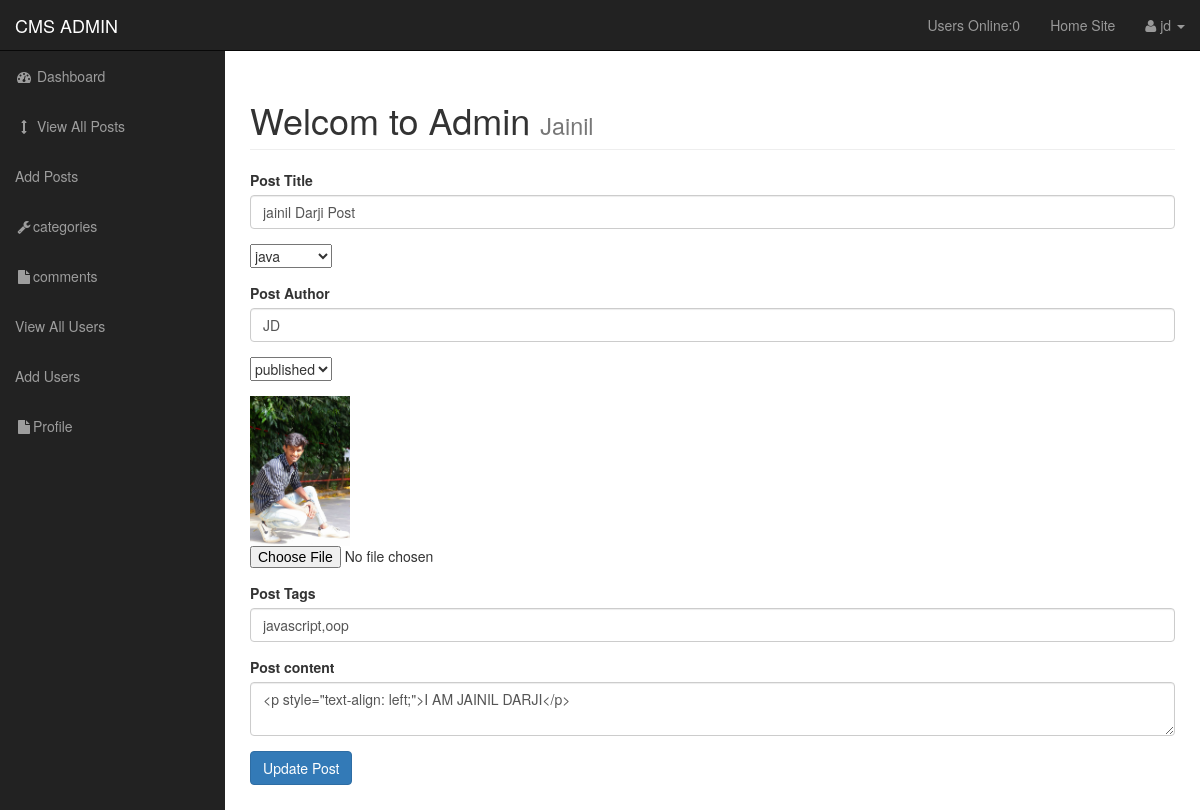
The app's page /admin/posts.php?source=edit_post&p_id=50 (signed in) with its own data.
### tables this page shows
CREATE TABLE `posts` (
  `post_id` int(3) NOT NULL,
  `post_category_id` int(3) NOT NULL,
  `post_title` varchar(255) NOT NULL,
  `post_author` varchar(255) NOT NULL,
  `post_date` date NOT NULL,
  `post_image` text NOT NULL,
  `post_content` text NOT NULL,
  `post_tags` varchar(255) NOT NULL,
  `post_comment_count` varchar(255) NOT NULL,
  `post_status` varchar(255) NOT NULL DEFAULT 'draft',
  `post_views_count` int(11) NOT NULL
);

### admin/includes/edit_post.php (the view, shortened to what this page needs)
<?php
        if(isset($_GET['p_id'])){
         $the_post_id=$_GET['p_id'];
        }
      $query="SELECT * FROM posts WHERE post_id= $the_post_id ";
      $select_posts_by_id= mysqli_query($connection,$query);
    while($row=mysqli_fetch_assoc($select_posts_by_id))
    {     $post_id = $row['post_id'];
          $post_author = $row['post_author'];
          $post_title = $row['post_title'];
          $post_status = $row['post_status'];
          $post_image = $row['post_image'];
          $post_content = $row['post_content'];
          $post_tags = $row['post_tags'];
}
?>
<form action="" method="post" enctype="multipart/form-data">
<div class="form-group">
    <label  for="title"> Post Title</label>
    <input  value="<?php echo $post_title;?>"type="text" class="form-control" name="post_title">
    </div>
<div class="form-group">
   <select name="post_category" id="">
     <?php
           $query="SELECT * FROM categories";
           $select_categories = mysqli_query($connection,$query);
           while($row = mysqli_fetch_assoc($select_categories)){
               $cat_id = $row['cat_id'];
               $cat_title = $row['cat_title'];
               echo "<option value='{$cat_id}'>{$cat_title}</option>";
           }
 ?>
    </select>
    </div>
     <div class="form-group">
    <label  for="title"> Post Author</label>
    <input value="<?php  echo $post_author;?>" type="text" class="form-control" name="post_author">
    </div>
        <div class="form-group">
         <select name="post_status" id="">
             <option value='<?php echo $post_status; ?>'><?php echo $post_status; ?></option>
        </select>
    </div>
     <div class="form-group">
    <img width="100" src="../images/<?php echo $post_image; ?>" alt="";>
 <input  type="file" name="image">
    </div>
     <div class="form-group">
    <label  for="post_tags"> Post Tags</label>
    <input  value="<?php  echo $post_tags;?>"type="text" class="form-control" name="post_tags">
    </div>
    <div class="form-group">
    <label  for="post_content">Post content</label>
    <textarea  class="form-control" name="post_content" id="" cols="auto" rows="auto"><?php echo $post_content; ?>
    </textarea>
    </div>
    <div class="form-group">
    <input  type="submit" class="btn btn-primary" name="update_post" value="Update Post">
    </div>
</form>

### admin/css/sb-admin.css (style rules this page uses)
body { margin-top: 100px; background-color: #222; }
@media (min-width:768px) { body { margin-top: 50px; } }

### records on screen
posts: post_title "jainil Darji Post", post_author "JD", post_status "published", post_image (picture), post_tags "javascript,oop", post_content "<p style=\"text-align: left;\">I AM JAINIL DARJI</p>"

### other values on screen
users_online() "0"
$_SESSION['username'] "jd"
form field post_category "java"
